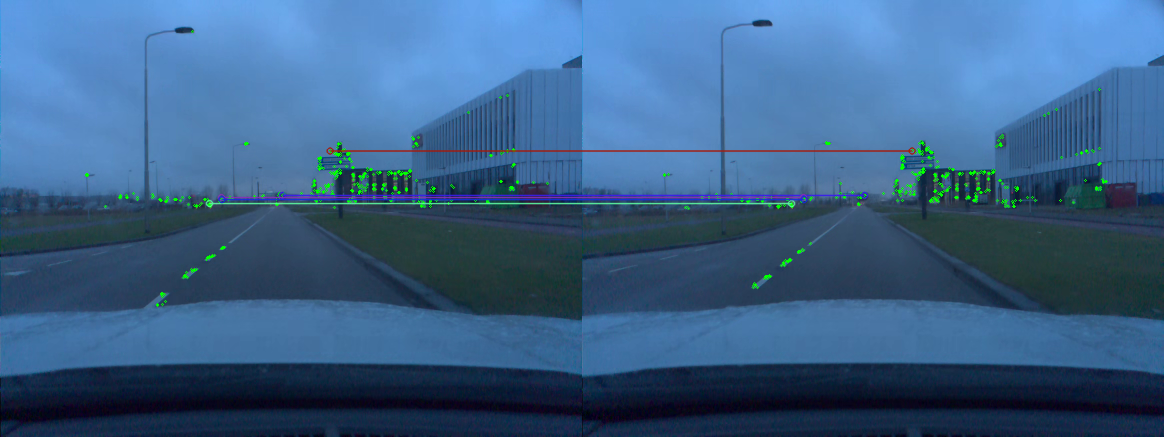
#> input picture img/imgsSideBySide.png, 1164 x 437 px
$ python -i optical_flow2.py   (imports and definitions only)
#> lines starting #> are read from the running program, lines starting #| are printed output that depends on the picture; after the words box and inside, x2 and y2 are one past the last pixel; in counts of white or black regions, pixels touching at a corner belong together
### optical_flow.py
import numpy as np
import cv2 as cv
import argparse, math, time
from line_detect import getLines
from line_detect2 import frame_processor, region_selection, canny_edge_detector

from line_intersection import getIntersection, plot_lines_and_intersection, getRANSACIntersection
#from eval_local import evalAccuracy

import os, math
from tqdm import tqdm


#Following measurements are in pixels
FOCAL_LENGTH = 910

#Sensor dimensions taken from image pixel dimensions
SENSOR_WIDTH = 1164
SENSOR_HEIGHT = 874

HORIZONTAL_FOV = 2 * math.atan((SENSOR_WIDTH / 2) / FOCAL_LENGTH) * 180 / math.pi
VERTICAL_FOV = 2 * math.atan((SENSOR_HEIGHT / 2) / FOCAL_LENGTH) * 180 / math.pi
print(HORIZONTAL_FOV)
print(VERTICAL_FOV)

ACCEPTABLE_FRAME_FRACTION = 0.1

ACCEPTANCE_BOX_LOWER_LEFT = [(SENSOR_HEIGHT/2) - SENSOR_HEIGHT * 0.1, (SENSOR_WIDTH/2) - SENSOR_WIDTH * 0.1]
ACCEPTANCE_BOX_UPPER_RIGHT = [(SENSOR_HEIGHT/2) + SENSOR_HEIGHT * 0.1, (SENSOR_WIDTH/2) + SENSOR_WIDTH * 0.1]

def getYawPitch(file_path):

#> further down, picture is the input picture: shape (437, 1164, 3); mean B, G, R 135.1, 96.1, 58.4
    pitchList = []
    yawList = []

    with open(file_path, 'r') as file:
    # Read each line of the file
        for line in file:
            # Split the line into columns using whitespace as the delimiter
            columns = line.strip().split()
            #strip = remove whitespace
            #split = split string into list

            # Check if the line has exactly two columns

            if len(columns) == 2:
                pitchList.append(format(float(columns[0]) * 180/math.pi, ".4g") )
                yawList.append(format(float(columns[1]) * 180/math.pi, ".4g") )
            else:
                print(f"Ignored line: {line.strip()}")

    return pitchList, yawList

# [15 lines left out: function addYawPitch, not called in this run]


def getLineMatrix(x, y, slope):
    b = -slope*x + y
    return ([-slope, 1, b])


# [54 lines left out: functions export_data_to_txt, checkQuadrants, checkRegion, not called in this run]


import numpy as np
import matplotlib.pyplot as plt

# [314 lines left out: functions plot_lines_from_matrices, plotLineOnFrame, returnIntersection, opticalFlow, coordinatesToGyro, main, not called in this run]

    #yawError, pitchError = evalAccuracy(yawList, pitchList, yawInferenceList, pitchInferenceList)
    #print("Yaw Error: ", yawError)
    #print("Pitch Error: ", pitchError)


# [2 lines that do not run on import are left out]

### optical_flow2.py
import cv2
import os
import numpy as np
from tqdm import tqdm
import time

from optical_flow import getYawPitch, returnIntersection, coordinatesToGyro, export_data_to_txt, plotLineOnFrame


data = "0"

videoPath = os.path.join("./labeled/" + data + ".hevc")
textPath = os.path.join("./labeled/" + data + ".txt")

# [1 line that did not run here, left out]

# Open the video file
# [6 lines not run here, left out]


# [1 line that did not run here, left out]
# [1 line that did not run here, left out]
# [1 line that did not run here, left out]
# [1 line that did not run here, left out]

# Create an output video file
# [1 line that did not run here, left out]
output_path = 'output_video_original.mp4'
# [1 line that did not run here, left out]

def imageResize(frame, new_width, new_height):
    resized = cv2.resize(frame, (new_width, new_height))
    return resized

def preprocessImage(image):
    gray_frame = cv2.cvtColor(image, cv2.COLOR_BGR2GRAY)
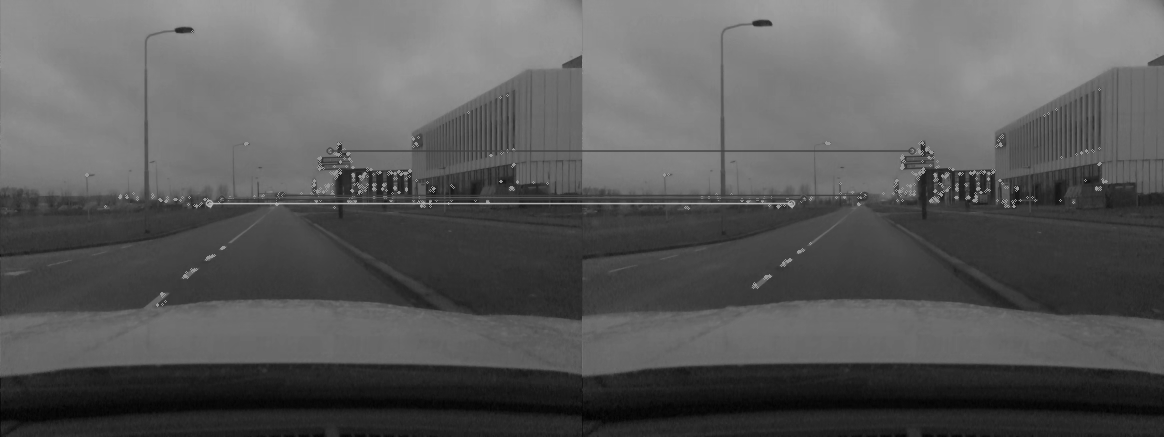
#> gray_frame: shape (437, 1164); min 1, max 187, mean 89.2
    blurred_frame = cv2.GaussianBlur(gray_frame, (3, 3), 0)
    edges = cv2.Canny(blurred_frame, threshold1=30, threshold2=100)
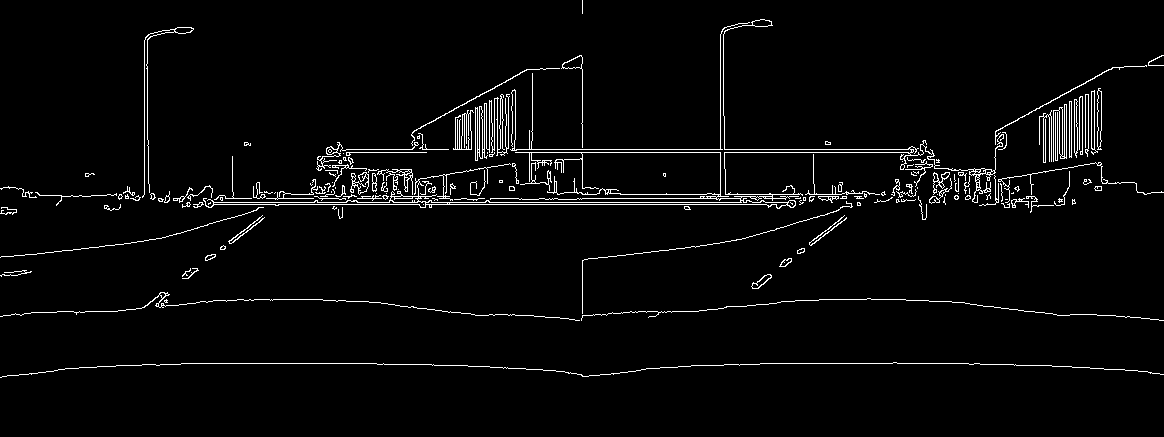
#> edges: shape (437, 1164); 3.1% white in thin lines or dots, all inside (x1, y1, x2, y2) = (0, 0, 1164, 378)

    return edges

def getDistance(x1, y1, x2, y2):
    return np.sqrt((x2-x1)**2 + (y2-y1)**2)

def getSlope(x1, y1, x2, y2):
    return (y2-y1)/(x2-x1)

def getLineMatrix(x, y, slope):
    b = -slope*x + y
    return ([-slope, 1, b])

# [143 lines left out: functions checkQuadrants, opticalFlow, getLines, main, not called in this run]

# [4 lines not run here, left out]


>>> import cv2
>>> picture = cv2.imread('img/imgsSideBySide.png')
>>> result = preprocessImage(picture)
